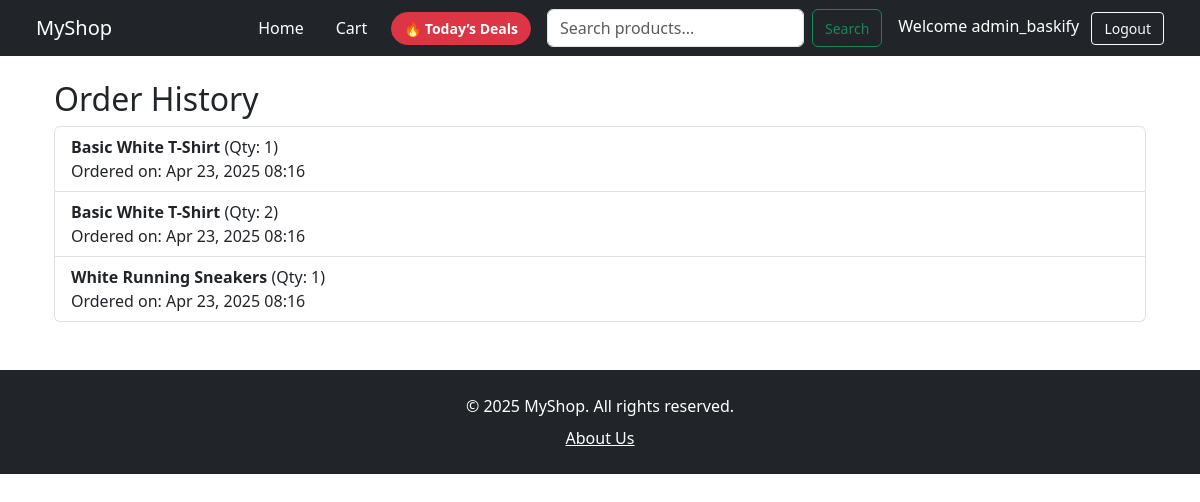
/orders/ (signed in), run on an earlier commit of the app's database.
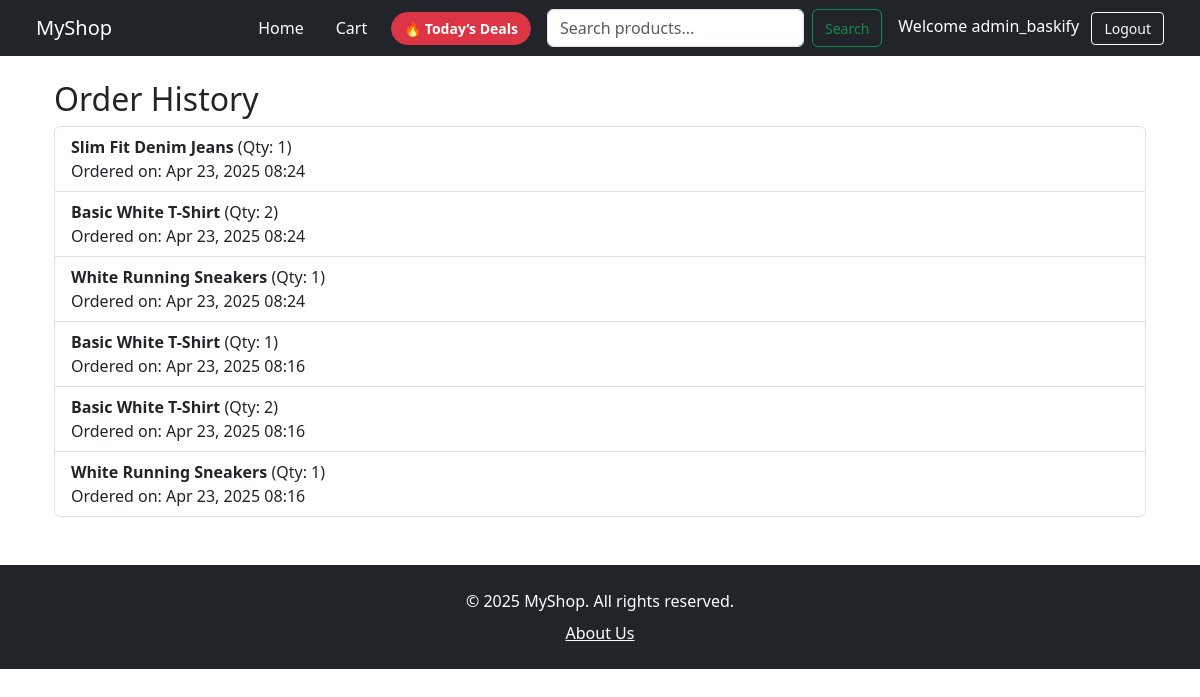
And on a later commit of the database.
### store/models.py (models this page shows, shortened)
class Order(models.Model):
    user = models.ForeignKey(User, on_delete=models.CASCADE)
    product = models.ForeignKey(Product, on_delete=models.CASCADE)
    quantity = models.IntegerField()
    ordered_at = models.DateTimeField(auto_now_add=True)

class Product(models.Model):
    name = models.CharField(max_length=100)
    description = models.TextField()
    price = models.DecimalField(max_digits=10, decimal_places=2)
    image = models.ImageField(upload_to='product_images/')
    category = models.ForeignKey(Category, on_delete=models.CASCADE)
    is_deal = models.BooleanField(default=False)
    likes = models.ManyToManyField(User, related_name='liked_products', blank=True)

### store/views.py (the view)
# urls.py: path('orders/', views.order_history, name='order_history'),
@login_required
def order_history(request):
    orders = Order.objects.filter(user=request.user).order_by('-ordered_at')
    return render(request, 'store/order_history.html', {
        'orders': orders
    })

### store/templates/store/order_history.html
{% extends 'store/base.html' %}
{% block content %}
  <div class="container">
    <h2>Order History</h2>
    {% if orders %}
      <ul class="list-group">
        {% for order in orders %}
          <li class="list-group-item">
            <strong>{{ order.product.name }}</strong> (Qty: {{ order.quantity }})<br>
            Ordered on: {{ order.ordered_at|date:"M d, Y H:i" }}
          </li>
        {% endfor %}
      </ul>
    {% else %}
      <p>You have no previous orders.</p>
    {% endif %}
  </div>
{% endblock %}

What changed in the data, as far as the page shows it:
added Order: product.name "Slim Fit Denim Jeans", quantity "1", ordered_at "Apr 23, 2025 08:24"
added Order: product.name "Basic White T-Shirt", quantity "2", ordered_at "Apr 23, 2025 08:24"
added Order: product.name "White Running Sneakers", quantity "1", ordered_at "Apr 23, 2025 08:24"
